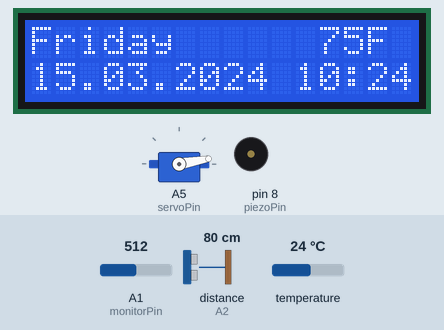
The sketch below on a simulated Arduino Nano, built with avr-gcc and run on an emulated ATmega328P. Parts: 16×2 character LCD, servo, buzzer (waves = sounding). Wiring (inferred from the names in the program): ultrasonic range finder: trigger A3; echo A2. The inputs (shaded band) are chosen by the test bench; at power-on: A1 (monitorPin) = 512, temperature 24 °C, distance to the obstacle (sensor on A2) 80 cm. The echo pulse lasts 58.3 µs per cm; the local clock reads 2024-03-15 10:24:30 at power-on unless the sketch sets it; what the sketch prints to the serial monitor is not drawn.

Above: at 2.2 s.
2.3 s: A1 (monitorPin) set to 268
8.4 s: A1 (monitorPin) set to 241
At 12.3 s:
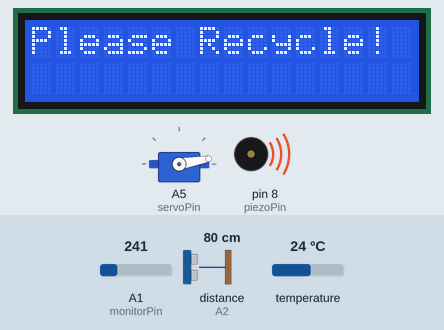
16.8 s: temperature set to 12 °C
At 18.5 s:
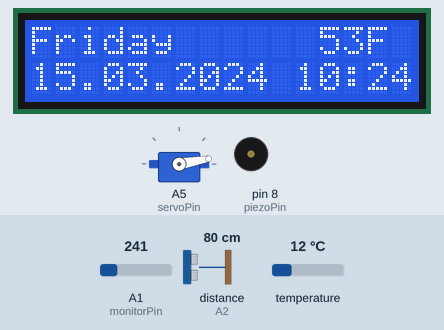
20.8 s: temperature set to 19 °C
At 24.1 s:
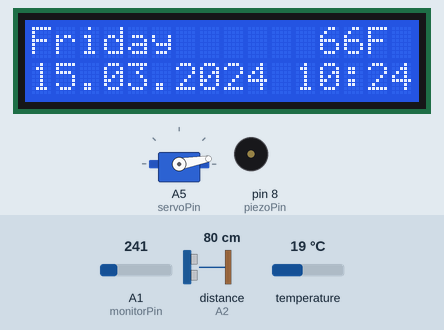
28.9 s: temperature set to 28 °C
At 32.1 s:
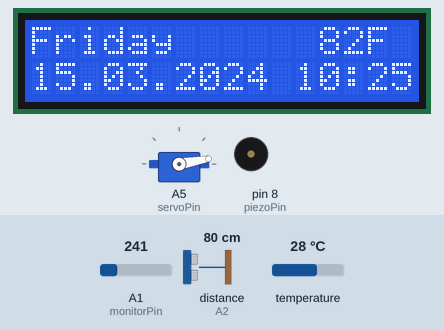
36.9 s: A1 (monitorPin) set to 260
At 39.1 s:
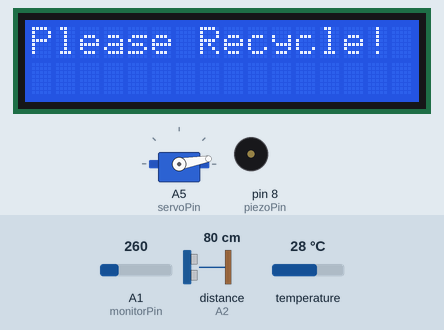
Timing chart, 0 to 54.3 s (numbered marks = the images above; inputs shaded):
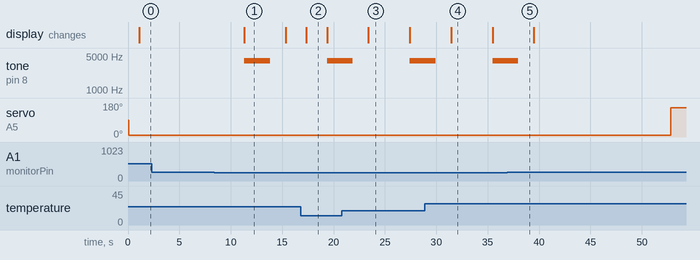

The sketch:

R3.ino.ino
```cpp
/*

 This program identifies metal with the help of
 Inductive Proximity Sensor and send signals to
 microcontroller and notifies Motion sensor
 (Ultrasonic sensor) and a message "Please Recycle!"
 on LCD display and finally trash bin lid will be
 opened for 4 seconds and then closes.

 We used Ananlog pins as Digital pins as some of
 the digital pins that we used for LCD are needed for
 Ultrasonic sensor also, so we used Analog pins along with
 pinMode(.,.) as Digital pins, to avoid same pin connecting
 to different components.

  The circuit:

 * Trigger pin as Analog pin A3
 * Ultrasonic sensor power pin to Analog pin A4
 * echo pin to Analog pin A2
 * Servo pin to Analog pin A5
 *
 * LCD RS pin to digital pin 12
 * LCD Enable pin to digital pin 11
 * LCD D4 pin to digital pin 5
 * LCD D5 pin to digital pin 4
 * LCD D6 pin to digital pin 3
 * LCD D7 pin to digital pin 2
 * LCD R/W pin to ground
 * LCD VSS pin to ground
 * LCD VCC pin to 5V
 * 10K and 100 ohm resistor:
 * ending to +5V and ground
 * wiper to LCD VO pin (pin 3)
 *
 * Passive Buzzer for Digital Pin# 8
 *    with 100 ohms resistor to
 *    lessen the power to the buzzer
 *
 *

 Created on February 2018
   by Venya Karri
      Srinidhi Akella
      Harini Devireddy
      Pragna Yalamanchili

*/

//-------------------- SETTINGS ----------------------
#define maxH 50           // working distance
#define cap_time 4        // time while cap is open, seconds
#define open_angle 10     // open angle
#define close_angle 155   // close angle

#define debug 0           // debug information (0 off, 1 on)
//-------------------- SETTINGS ----------------------

// --- WIRING ---
/*
#define trigPin 3
#define echoPin 2
#define sensorVCC 4
#define MOSFETpin 6
#define servoPin 5
*/

//Ultrasonic Sensor connections
#define echoPin A2
#define trigPin A3
#define sensorVCC A4
#define servoPin A5
#define MOSFETpin A6
// --- WIRING ---


// include the library code:
#include <LiquidCrystal.h> // for LCD module

//#include "LowPower.h" // sleep library
#include <Servo.h>    // servo library,for motion detector module

#include <DS3231.h> // for RTC module

DS3231  rtc(SDA, SCL);
int tempC;
int tempF;

// initialize the library by associating any needed LCD interface pin
// with the arduino pin number it is connected to
const int rs = 12, en = 11, d4 = 5, d5 = 4, d6 = 3, d7 = 2;
LiquidCrystal lcd(rs, en, d4, d5, d6, d7);

// Below are the Metal detector vars
float metal_detected;
int monitoring;
int monitorPin = 1;
int var = 10;
int piezoPin = 8; //for buzzer

Servo servo;

long duration;
byte distance;
unsigned long open_timer;
boolean open_flag;
boolean test_flag = true;

void setup() {

 // set up the LCD's number of columns and rows:
  lcd.begin(16, 2);
  // Print a message to the LCD.
 // lcd.print("Please Recycle!");

  Serial.begin(9600); //serial.begin is used for both modules
  if (debug) Serial.println("system start");
  servo.attach(servoPin);
  pinMode(trigPin, OUTPUT);
  digitalWrite(trigPin, 0);
  pinMode(MOSFETpin, OUTPUT);
  digitalWrite(MOSFETpin, 0);
  pinMode(echoPin, INPUT);

  pinMode(sensorVCC, OUTPUT);
  digitalWrite(sensorVCC, 0);     // power off the sensor

  open_cap();                     // open cap with system start


  // Initialize the rtc object
  rtc.begin();

  // The following lines can be uncommented to set the date and time
  //rtc.setDOW(SUNDAY);     // Set Day-of-Week to SUNDAY
 // rtc.setTime(4, 49, 0);     // Set the time to 12:00:00 (24hr format)
 // rtc.setDate(15, 4, 2018);   // Set the date to April 14TH, 2018 // 14, 4, 2018


}

void open_cap() {
  if (debug) Serial.println("open");
  digitalWrite(MOSFETpin, 1);     // power up the servo - A6
  delay(1);
  servo.write(open_angle);        // open cap
  delay(1000);                    // wait servo
  digitalWrite(MOSFETpin, 0);     // disable servo - A6
  open_flag = true;                  // remember that cap is open
    Serial.println("Cap Opened");
}
void close_cap() {
  if (debug) Serial.println("close");
  digitalWrite(MOSFETpin, 1);     // power up the servo - A6
  delay(1);
  servo.write(close_angle);       // close cap
  delay(1000);                    // wait servo
  digitalWrite(MOSFETpin, 0);     // disable servo - A6
  open_flag = false;                  // remember that cap is closed
  Serial.println("Cap Closed");


}

void loop() {

  displayTime();

  // Below IF is for Metal Detector and
  //ELSE is for Motion Detector
  monitoring= analogRead(monitorPin);
  delay(1000);
  lcd.print("");

  if(monitoring < 250)
  {


      unsigned long StartTime = millis();

       // set the cursor to column 0, line 1
       lcd.setCursor(0, 0);
       lcd.print("                      ");
       lcd.setCursor(0, 1);
       lcd.print("                      ");
       lcd.setCursor(0, 0);
       lcd.print("Please Recycle!");
       Serial.println("metal detected.");
       tone(piezoPin, 4000, 2500); // Pin Number, Frequency in Hz, duration in milli seconds
       delay(1000);
       delay(1000);
       delay(1000);
       delay(1000);
       //lcd.setCursor(0, 1);
       //lcd.print("                       ");
       displayTime();

  }
  else
  {

      // The blelow logic is for Motion Detector

      // LowPower.powerDown(SLEEP_1S, ADC_OFF, BOD_OFF);  // sleep 1 second
      Serial.println("system in loop.....distance: " + distance);
      delay(1000);//Instead of LowPower.powerDown(...) we used delay(1000) as LowPower.powerDown(...) function is giving error because of LowPower.h library

        digitalWrite(sensorVCC, 1);           // power up range sensor
        measure();                            // first "idle" measure, there are some glitches without it
        distance = measure();                 // get distance
        digitalWrite(sensorVCC, 0);           // disable range sensor
        if (debug) {
          Serial.println(distance);
          delay(500);
        }

        //Serial.println("***********************");
        //Serial.println("distance ---- "+ distance);
        //Serial.println("maxH ---- "+ maxH);
        //Serial.println(distance > 5 && distance < maxH);
        //Serial.println("**********  test_flag *************" + test_flag);
        Serial.println("&&&&&&& open_flag value is &&&&&&&&&&&");
        Serial.println(open_flag);
        Serial.println("&&&&&&&$$$$$$$$$$$$$$$$&&&&&&&&&&&");

        if (distance > 1 && distance < maxH) { // if distance fit the range
        //  if (distance > 5) {
          Serial.println("testing.... IF...");
          open_timer = 0;                     // reset timer
          if (!open_flag) {                   // if cap is closed
            Serial.println("testing....inside IF -- !open_flag ...");
            tone(piezoPin, 7000, 2500); // Pin Number, Frequency in Hz, duration in milli seconds
            open_cap();
            //delay(1000);
            //delay(1000);
            //delay(1000);
            //delay(1000);
          }
        } else {
          Serial.println("testing....ELSE...");
          if (open_flag) {                    // if cap is open
            Serial.println("testing....inside ELSE -- open_flag ...");
            open_timer++;                     // timer increments by 1 sec each time (open_timer = open_timer + 1)
            if (open_timer > cap_time) {      // if passed more than cap_time after cap was opened
              close_cap();
            }
          }
        }

  }

  /*Serial.println("monitoring value = " + monitoring);
  Serial.println("testing....");*/
  Serial.println(var);
  var = var + 5;
  delay(1000);


} //end of loop

// distance measuring custom function
byte measure() {
  digitalWrite(trigPin, 0);
  delayMicroseconds(5);
  digitalWrite(trigPin, 1);
  delayMicroseconds(15);
  digitalWrite(trigPin, 0);
  duration = pulseIn(echoPin, HIGH);
  return (duration / 2) / 29.1;
}


//displays time on the LCD
byte displayTime(){

  lcd.setCursor(0, 0);
  lcd.print("                      ");
  lcd.setCursor(0, 1);
  lcd.print("                      ");
  lcd.setCursor(0, 0);

  lcd.print(rtc.getDOWStr());
  lcd.setCursor(0, 1);
  lcd.print(rtc.getDateStr());
  lcd.print(" ");
  lcd.print(rtc.getTimeStr());


  // Send Day-of-Week
  Serial.print(rtc.getDOWStr());
  Serial.print(" ");

  // Send date
  Serial.print(rtc.getDateStr());
  Serial.print(" -- ");

  // Send time
  Serial.println(rtc.getTimeStr());

  //to display temperature
  displayTemp();

  // Wait one second before repeating :)
  delay (1000);

}

//displays the temperature inside the trashcan
 byte displayTemp(){

  tempC = rtc.getTemp();
  tempF = (tempC * 1.8) + 32.0; // Convert C to F
  lcd.setCursor(12, 0);

  lcd.print(tempF);
  lcd.print("F");

}
```

Measured:
- the behaviour switches between 250 and 249 on A1 (monitorPin) (found by bisection; images 0 and 1)
- after the input at 2.3 s, every drawn part: stays the same
- after the input at 8.4 s, tone on pin 8 (piezoPin): silent → 4000 Hz after 2.9 s, → silent 2.5 s later; the display: changes after 2.9 s (image 1)
- after the input at 16.8 s, the display: changes after 0.57 s (image 2)
- after the input at 20.8 s, the display: changes after 2.6 s (image 3)
- after the input at 28.9 s, the display: changes after 2.5 s (image 4)
- after the input at 36.9 s, tone on pin 8 (piezoPin): goes on until 38.0 s, then stays silent; servo on A5 (servoPin): 10° → 155° after 15.9 s
- what the display in image 1 shows lasts 4.0 s, from 11.3 s to 15.3 s
